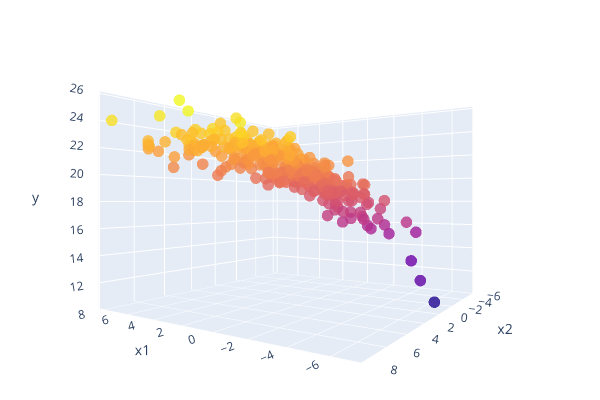

The notebook cell this image was saved under:
### Markdown cell above
We can visualize the data in the 3D scatter plot here.

### Code cell
fig_data = lab1utils.visualize_data(X, y_true)
fig_data.show()

### Figure 1 — Plotly figure (JSON) as saved in the notebook; plotly's stock layout.template omitted (floating-point values rounded to 4 significant figures; data arrays with more than 128 entries replaced by an {"elided": "..."} marker saying what was removed)
{"data": [{"marker": {"cmax": 25, "cmin": 10, "color": {"elided": "300 float values"}, "colorscale": [[0, "#0d0887"], [0.1111, "#46039f"], [0.2222, "#7201a8"], [0.3333, "#9c179e"], [0.4444, "#bd3786"], [0.5556, "#d8576b"], [0.6667, "#ed7953"], [0.7778, "#fb9f3a"], [0.8889, "#fdca26"], [1, "#f0f921"]], "opacity": 0.8, "size": 4}, "mode": "markers", "type": "scatter3d", "x": {"elided": "300 float values"}, "y": {"elided": "300 float values"}, "z": {"elided": "300 float values"}}], "layout": {"height": 400, "margin": {"b": 0, "l": 0, "r": 0, "t": 0}, "scene": {"aspectratio": {"x": 1.2, "y": 1.2, "z": 0.9}, "camera": {"eye": {"x": -1.2, "y": 1.8, "z": 0}, "up": {"x": 0, "y": 0, "z": 1}}, "xaxis": {"title": {"text": "x1"}}, "yaxis": {"title": {"text": "x2"}}, "zaxis": {"title": {"text": "y"}}}, "showlegend": false, "width": 600}}
